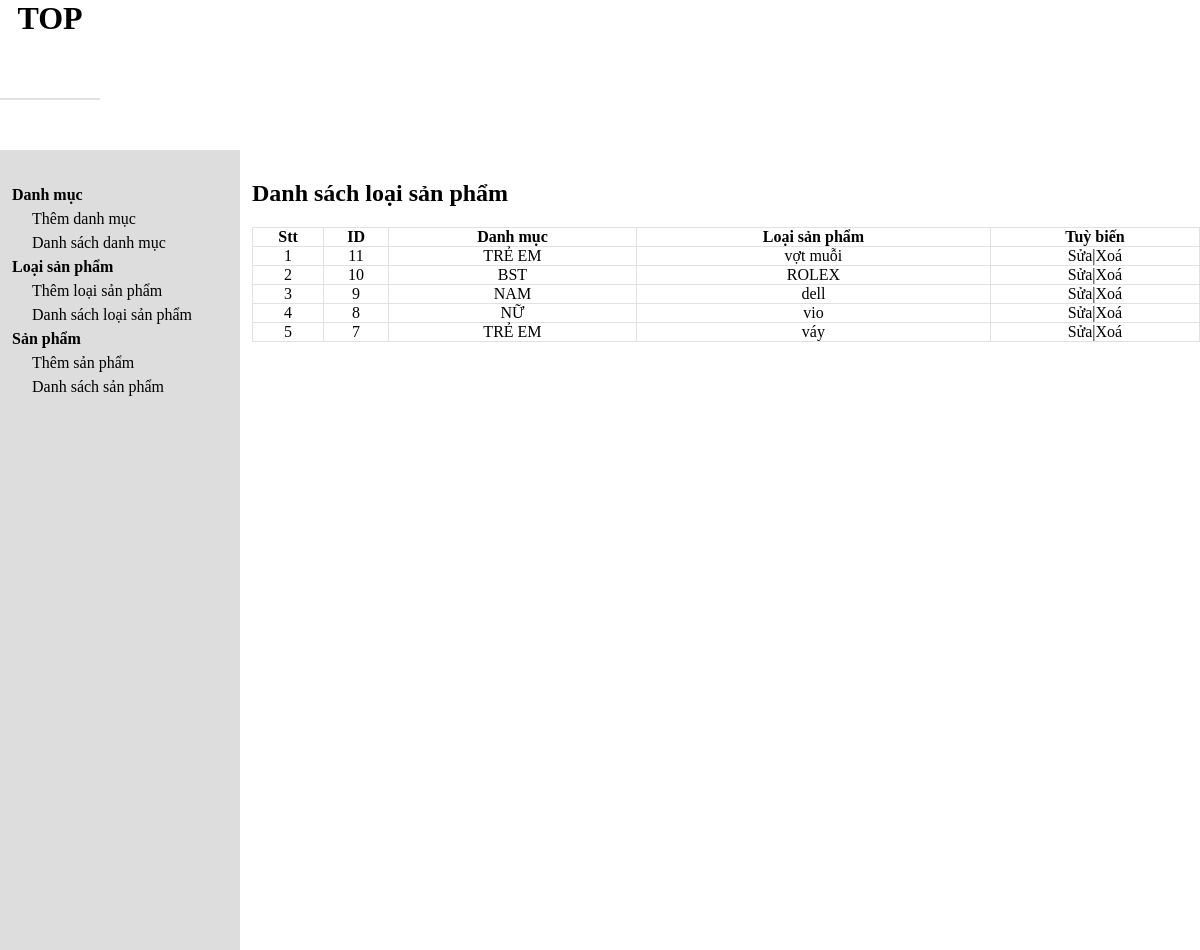
Screenshot of /backend/brandlist.php with the database file from the repository.
### tables this page shows
CREATE TABLE `tbl_brand` (
  `brand_id` int(11) NOT NULL,
  `cartegory_id` int(11) NOT NULL,
  `brand_name` varchar(255) NOT NULL
);

CREATE TABLE `tbl_cartegory` (
  `cartegory_id` int(11) NOT NULL,
  `cartegory_name` varchar(255) NOT NULL
);

### backend/database.php (called while the page is built, shortened)
<?php
class Database {
    public $host = DB_HOST;
    public $user = DB_USER;
    public $pass = DB_PASS;
    public $dbname = DB_NAME;
    public $link;
    private function connectDB() {
        $this->link = new mysqli($this->host, $this->user, $this->pass, $this->dbname);
    }
    public function select($query) {
        $result = $this->link->query($query) or
            die($this->link->error . __LINE__);
        if ($result->num_rows > 0) {
            return $result;
        } else {
            return false;
        }
    }
}

### backend/class/brand_class.php (called while the page is built, shortened)
<?php
include "database.php";
class brand {
    private $db;
    public function __construct()
    {
        $this -> db = new Database();
    }
    public function show_brand() {
        $query = "SELECT tbl_brand.*, tbl_cartegory.cartegory_name
        FROM tbl_brand INNER JOIN tbl_cartegory ON tbl_brand.cartegory_id = tbl_cartegory.cartegory_id
        ORDER BY tbl_brand.brand_id DESC";
        $result = $this->db->select($query);
        return $result;
    }
}
?>

### backend/brandlist.php (the view)
<?php
include "header.php";
include "slider.php";
include "class/brand_class.php";
?>
<?php
$brand = new brand;
$show_brand = $brand ->show_brand();
?>
<div class="admin-content-right">
<div class="admin-content-right-cartegory_list">
                <h1>Danh sách loại sản phẩm</h1>
                <table>
                    <tr>
                        <th>Stt</th>
                        <th>ID</th>
                        <th>Danh mục</th>
                        <th>Loại sản phẩm</th>
                        <th>Tuỳ biến</th>
                    </tr>
                    <?php
                    if($show_brand){$i=0;
                        while($result = $show_brand->fetch_assoc()){ $i++
                    ?>
                    <tr>
                        <td><?php echo $i ?></td>
                        <td><?php echo $result['brand_id'] ?></td>
                        <td><?php echo $result['cartegory_name'] ?></td>
                        <td><?php echo $result['brand_name'] ?></td>
                        <td><a href="brandedit.php?brand_id=<?php echo $result['brand_id'] ?>">Sửa</a>|<a href="branddelete.php?brand_id=<?php echo $result['brand_id'] ?>">Xoá</a></td>
                    </tr>
                    <?php
                    }
                }
                    ?>
                </table>
            </div>
</div>
</section>
</body>
</html>

### backend/header.php (shortened to what this page needs)
<!DOCTYPE html>
<html lang="en">
<head>
    <link rel="stylesheet" href="style.css">
</head>
<body>
    <header>
        <h1>TOP</h1>
    </header>

### backend/slider.php
<section class="admin-content">
        <div class="admin-content-left">
            <ul>
                <li><a href="#">Danh mục</a>
                    <ul>
                        <li><a href="cartegoryadd.php">Thêm danh mục</a></li>
                        <li><a href="cartegorylist.php">Danh sách danh mục</a></li>
                    </ul>
                </li>
                <li><a href="#">Loại sản phẩm</a>
                    <ul>
                        <li><a href="brandadd.php">Thêm loại sản phẩm</a></li>
                        <li><a href="brandlist.php">Danh sách loại sản phẩm</a></li>
                    </ul>
                </li>
                <li><a href="#">Sản phẩm</a>
                    <ul>
                        <li><a href="#">Thêm sản phẩm</a></li>
                        <li><a href="">Danh sách sản phẩm</a></li>
                    </ul>
                </li>
            </ul>
        </div>

### backend/style.css (style rules this page uses)
* { margin: 0; padding: 0; box-sizing: border-box; color: black; outline: none; }
a { text-decoration: none; }
ul { list-style: none; }
header { height: 100px; width: 100px; border-bottom: 2px solid #dddd; text-align: center; }
.admin-content { padding-top: 50px; display: flex; }
.admin-content-left { background-color: #dddddd; width: 20%; height: 100vh; padding: 30px 0 0 12px; }
.admin-content-left> ul> li> a { font-weight: bold; }
.admin-content-left ul li { margin: 6px 0; }
.admin-content-left ul ul { margin-left: 20px; }
.admin-content-right { width: 80%; padding: 30px 0 0 12px; }
.admin-content-right-cartegory_list table { width: 100%; text-align: center; margin-top: 20px; }
.admin-content-right-cartegory_list table tr th,td { border: 1px solid #dddd; }
table { border-collapse: collapse; }

### rows the page displays
tbl_brand: brand_id "11", cartegory.cartegory_name "TRẺ EM", brand_name "vợt muỗi"
tbl_brand: brand_id "10", cartegory.cartegory_name "BST", brand_name "ROLEX"
tbl_brand: brand_id "9", cartegory.cartegory_name "NAM", brand_name "dell"
tbl_brand: brand_id "8", cartegory.cartegory_name "NỮ", brand_name "vio"
tbl_brand: brand_id "7", cartegory.cartegory_name "TRẺ EM", brand_name "váy"
